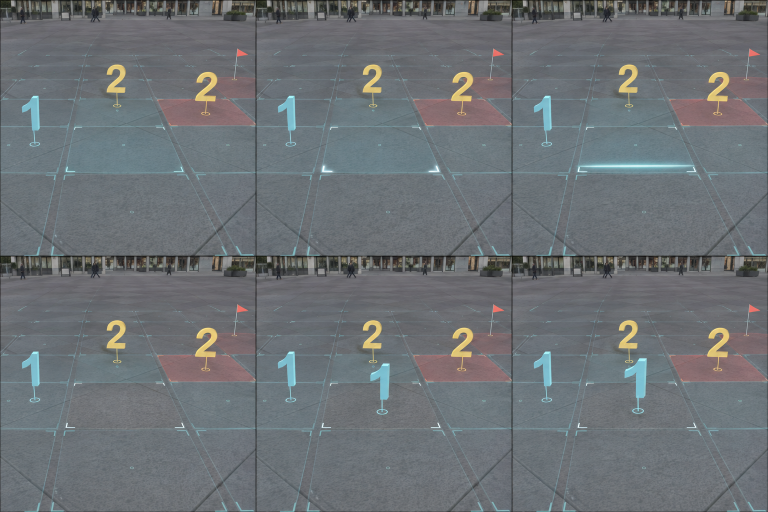
#> input picture Assets/Documentation/GraphicsReview/concepts-spatial-v4/01-floor-reveal-keyframes.png, 1536 x 1024 px (shown at 1/2 size); its folder holds only this picture in this run
$ python encode_animatics.py
#> lines starting #> are read from the running program, lines starting #| are printed output that depends on the picture
"""Mechanically extract six generated storyboard cells into looping GIFs.

No drawing, interpolation, or generated-image retouching is performed.
"""
from pathlib import Path
from PIL import Image

ROOT = Path(__file__).resolve().parent
STUDIES = [
    ("01-floor-reveal", [600, 220, 180, 220, 260, 1400]),
    ("02-mine-hit", [600, 280, 180, 200, 420, 1500]),
    ("03-round-over", [600, 250, 300, 300, 350, 1800]),
]

for name, durations in STUDIES:
    source = ROOT / f"{name}-keyframes.png"
    if not source.exists():
        continue
    sheet = Image.open(source).convert("RGB")
#> sheet is the input picture: PIL image 1536x1024 RGB; mean R, G, B 108.2, 113.1, 116.7
    width, height = sheet.size
#> width = 1536; height = 1024
    assert width % 3 == 0 and height % 2 == 0, sheet.size
    palette = sheet.quantize(colors=240, method=Image.Quantize.MEDIANCUT)
    # Preserve tiny bright AR marks that otherwise lose their hue when the
    # palette is dominated by the much larger gray pavement/background.
    accent_colors = [(251,112,101), (238,103,95), (224,99,90), (202,88,83),
                     (241,159,143), (223,145,132), (252,220,104), (246,212,91),
                     (255,240,130), (177,241,248), (137,215,225), (91,178,194),
                     (255,255,255), (227,248,250), (126,188,206), (191,237,241)]
    palette.putpalette(palette.getpalette()[:720] + [c for color in accent_colors for c in color])
    frames = []
    for index in range(6):
        column, row = index % 3, index // 3
        frame = sheet.crop((column * width // 3, row * height // 2,
                            (column + 1) * width // 3, (row + 1) * height // 2))
        frames.append(frame.quantize(palette=palette, dither=Image.Dither.NONE))
#> this loop made 6 passes
#> pass 1, `frame = sheet.crop((column * width // 3, row * height // 2, (column + ..`:
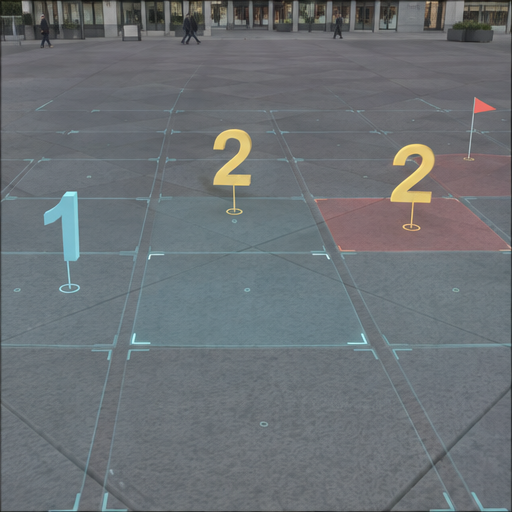
#> frame: PIL image 512x512 RGB; mean R, G, B 107.7, 113.2, 117
#> after the loop, frames = 6 items
    target = ROOT / f"{name}-concept.gif"
    frames[0].save(target, save_all=True, append_images=frames[1:],
                   duration=durations, loop=0, disposal=2, optimize=False)
    with Image.open(target) as check:
        assert check.n_frames == 6
        assert check.size == (width // 3, height // 2)
        assert check.info["loop"] == 0
        total = 0
        for index in range(check.n_frames):
            check.seek(index)
            total += check.info["duration"]
#> this loop made 6 passes
#> total on passes 1 to 6: 600, 820, 1000, 1220, 1480, 2880
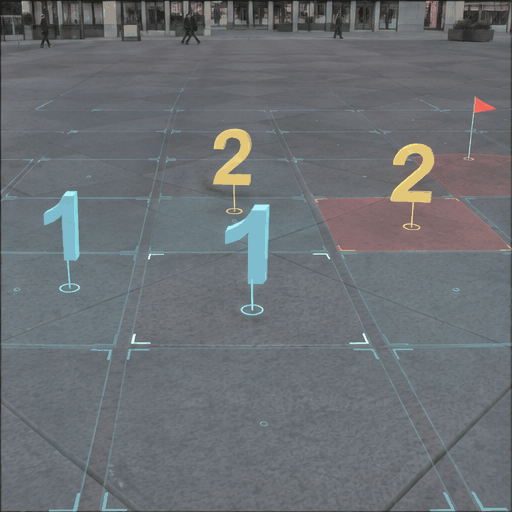
#> check: PIL image 512x512 RGB; mean R, G, B 107.3, 111.7, 115.4
#> after the loop, total = 2880
        assert total == sum(durations)
    print(f"{target.name}: six {width // 3}x{height // 2} frames, {total}ms loop, {target.stat().st_size} bytes")
#| 01-floor-reveal-concept.gif: six 512x512 frames, 2880ms loop, 878073 bytes
